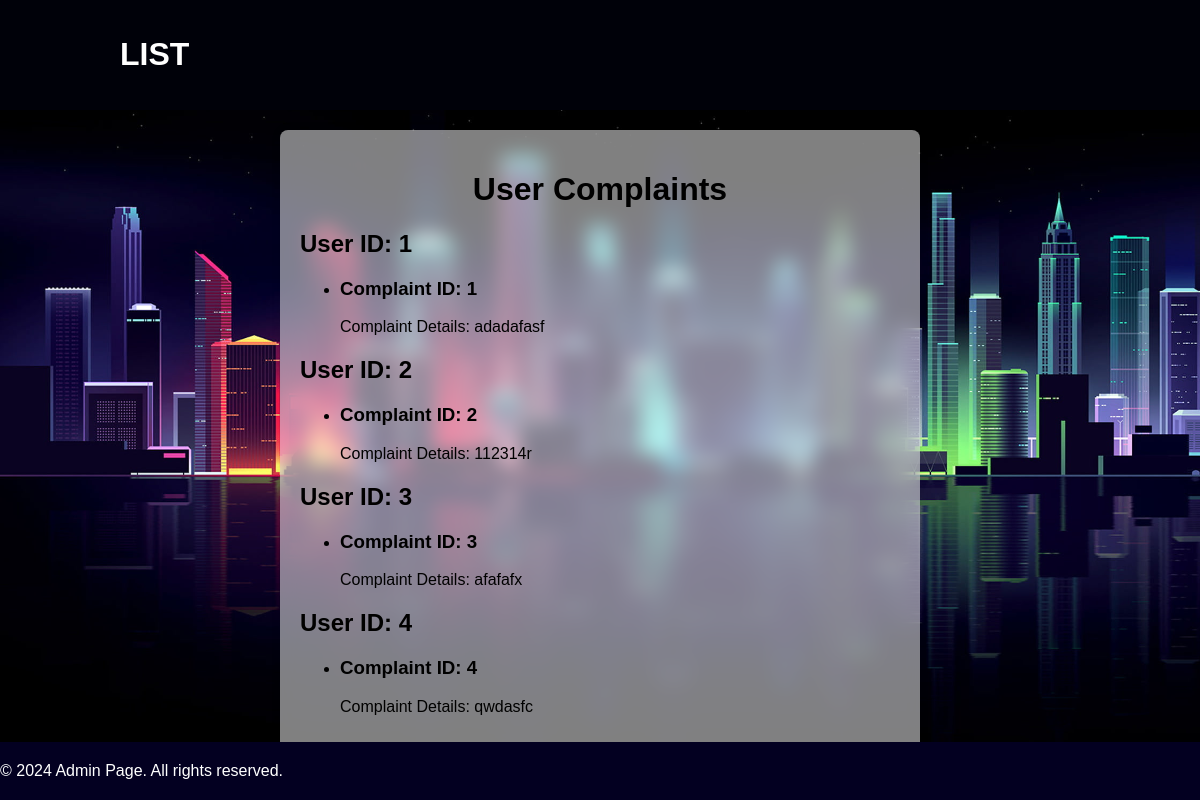
Screenshot of /list.html with the database file from the repository.
### main.py (models this page shows, shortened)
class Complaint(db.Model):
    id = db.Column(db.Integer, primary_key=True)
    complaint_details = db.Column(db.Text)

### main.py (the view)
@app.route('/list.html', methods=['GET', 'POST'])
def complaint_list():
    complaints = Complaint.query.all()
    grouped_complaints = {}
    for complaint in complaints:
        id = complaint.id
        if id not in grouped_complaints:
            grouped_complaints[id] = [complaint]
        else:
            grouped_complaints[id].append(complaint)
    return render_template('list.html', grouped_complaints=grouped_complaints)

### templates/list.html (shortened to what this page needs)
<!DOCTYPE html>
<html lang="en">
<head>
</head>
<body>
  <header id="header" class="fixed-top d-flex align-items-center">
      <div class="header-container d-flex align-items-center justify-content-between">
        <div class="logo">
          <h1 class="text-light">LIST</a></h1>
        </div>
  </header>
  <div class="container">
    <h1>User Complaints</h1>
    {% for id, user_complaints in grouped_complaints.items() %}
        <h2>User ID: {{ id }}</h2>
        <ul class="complaints-list">
            {% for complaint in user_complaints %}
                <li class="complaint-item">
                    <h3>Complaint ID: {{ complaint.id }}</h3>
                    <p>Complaint Details: {{ complaint.complaint_details }}</p>
                </li>
            {% endfor %}
        </ul>
    {% endfor %}
</div>
<footer id="footer" class="bg-dark text-white py-4">
  <div class="containertext-center">
      <p>&copy; 2024 Admin Page. All rights reserved.</p>
  </div>
</footer>
</body>
</html>

### templates/list.html (style rules this page uses)
header { background-color: #000109; box-shadow: 0px 4px 20px rgba(0, 0, 0, 0.1); padding: 15px 0; color: #ffffff; }
.header-container { display: flex; justify-content: space-between; align-items: center; width: 80%; margin: 0 auto; }
body { font-family: Arial, sans-serif; margin: 0; padding: 0; background-image: url('static/background.jpg'); background-size: cover; }
.container { max-width: 600px; margin: 20px auto; padding: 20px; background-color: rgba(255, 255, 255, 0.5); border-radius: 8px; box-shadow: 0 0 10px rgba(0, 0, 0, 0.1); backdrop-filter: blur(10px); }
h1 { text-align: center; }
.complaint-item:last-child { margin-bottom: 0; }
#footer { background-color: #030021; color: #ffffff; padding: 20px 0; position: fixed; width: 100%; bottom: 0; }
#footer p { margin: 0; }

### rows the page displays
Complaint: id "1", complaint_details "adadafasf"
Complaint: id "2", complaint_details "112314r"
Complaint: id "3", complaint_details "afafafx"
Complaint: id "4", complaint_details "qwdasfc"

### other values shown
{{ id }} "1" "2" "3" "4"
